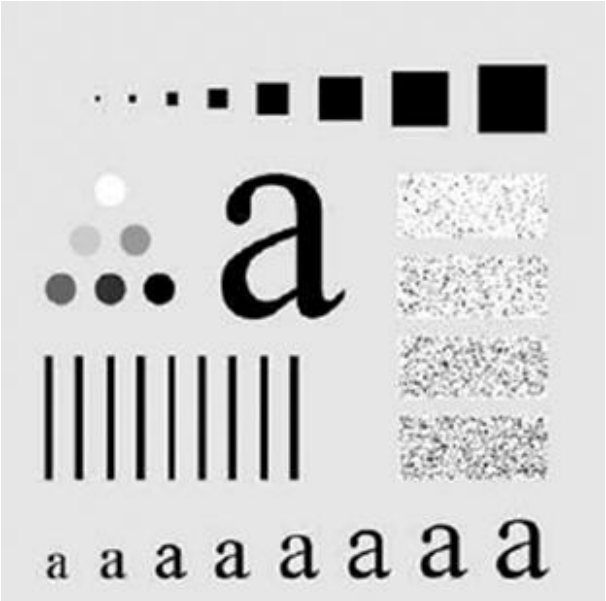
#> input picture test_filter_img.png, 606 x 601 px, found by its file name
$ python 'Frequency Domain Filters.py'
#> lines starting #> are read from the running program, lines starting #| are printed output that depends on the picture; after the words box and inside, x2 and y2 are one past the last pixel; in counts of white or black regions, pixels touching at a corner belong together
import cv2, numpy as np, matplotlib.pyplot as plt
# Make sure to install OpenCV and Matplotlib if not already installed
# pip install opencv-python matplotlib


img = cv2.imread(r'1. Main Code\test_filter_img.png', 0)  # Put full path if needed
#> img is the input picture: shape (601, 606); min 0, max 255, mean 206.3
if img is None: exit("Image not found.")
img = cv2.resize(img, (256, 256))
#> img: shape (256, 256)

f = np.fft.fft2(img)
fshift = np.fft.fftshift(f)
mag = 20 * np.log(np.abs(fshift) + 1)

def ideal(shape, r, t):  # t: 'low' or 'high'
    u, v = np.indices(shape)
    d = np.sqrt((u - shape[0]//2)**2 + (v - shape[1]//2)**2)
    return (d < r) if t == 'low' else (d > r)

def gaussian(shape, r, t):
    u, v = np.indices(shape)
    d2 = (u - shape[0]//2)**2 + (v - shape[1]//2)**2
    g = np.exp(-d2 / (2 * r**2))
    return g if t == 'low' else 1 - g

def notch(shape, centers, r):
    u, v = np.indices(shape)
    mask = np.ones(shape)
    for cx, cy in centers:
        d1 = np.sqrt((u - cx)**2 + (v - cy)**2)
        d2 = np.sqrt((u - (shape[0]-cx))**2 + (v - (shape[1]-cy))**2)
        mask *= (d1 > r) * (d2 > r)
    return mask

def apply(mask): return np.abs(np.fft.ifft2(np.fft.ifftshift(fshift * mask)))

r = 30  # radius
results = [
    ('Original', img),
    ('Spectrum', mag),
    ('Ideal LP', apply(ideal(img.shape, r, 'low'))),
    ('Ideal HP', apply(ideal(img.shape, r, 'high'))),
    ('Gaussian LP', apply(gaussian(img.shape, r, 'low'))),
    ('Gaussian HP', apply(gaussian(img.shape, r, 'high'))),
    ('Notch', apply(notch(img.shape, [(138,128)], 10))),
]
#> call 2 of ideal, with shape = (256, 256), r = 30, t = 'high'
#> in ideal (call 2), `u, v = np.indices(shape)`:
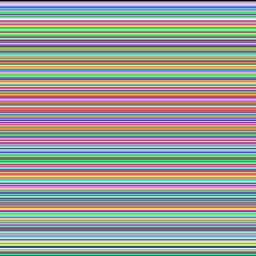
#> u: shape (256, 256) int64; 256 distinct labels, from 0 to 255; one colour per label, 0 black
#> in ideal (call 2), `u, v = np.indices(shape)`:
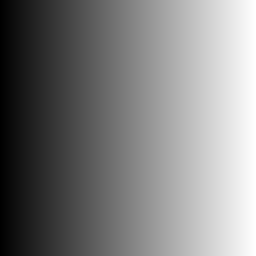
#> v: shape (256, 256) int64; min 0, max 255, mean 127.5
#> in ideal (call 2), `d = np.sqrt((u - shape[0]//2)**2 + (v - shape[1]//2)**2)`:
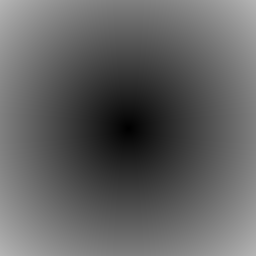
#> d: shape (256, 256) float64; min 0, max 181, mean 97.9
#> in ideal (call 2), `return (d < r) if t == 'low' else (d > r)`:
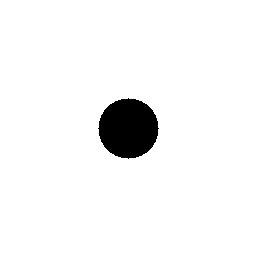
#> returned value: shape (256, 256) bool; 95.7% white; 1 black region, box (x1, y1, x2, y2) and area: (98, 98, 159, 159) 2821
#> in gaussian, `d2 = (u - shape[0]//2)**2 + (v - shape[1]//2)**2`:
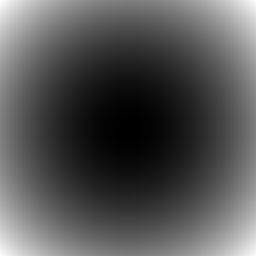
#> d2: shape (256, 256) int64; min 0, max 32768, mean 10923; drawn with min black and max white
#> in apply (call 4), `def apply(mask): return np.abs(np.fft.ifft2(np.fft.ifftshift(fshift * ..`:
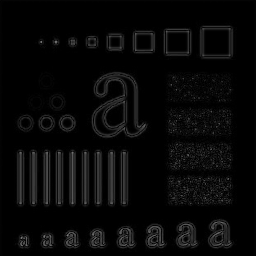
#> returned value: shape (256, 256) float64; min 6.57e-11, max 127.2, mean 8.3
#> the loop in notch, `for cx, cy in centers:` made 1 pass
#> (cx, cy) on pass 1: (138, 128)
#> in apply (call 5), `def apply(mask): return np.abs(np.fft.ifft2(np.fft.ifftshift(fshift * ..`:
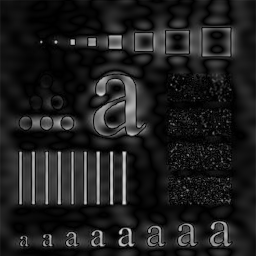
#> returned value: shape (256, 256) float64; min 0.00067, max 217.5, mean 30.9

plt.figure(figsize=(12, 9))
for i, (t, im) in enumerate(results):
    plt.subplot(3, 3, i+1)
    plt.imshow(im, cmap='gray')
    plt.title(t), plt.axis('off')
#> this loop made 7 passes
#> t on passes 1 to 7: 'Original', 'Spectrum', 'Ideal LP', 'Ideal HP', 'Gaussian LP', 'Gaussian HP', 'Notch'
plt.tight_layout(), plt.show()

"""_summary_
### Task 4: Analysis

**Comparison with Original Image:**

* **Ideal Low-pass Filter**:

  * Smooths the image by removing high-frequency components (edges, noise).
  * Retains low-frequency information (background, overall shape).
  * Results in a **blurred image**.

* **Ideal High-pass Filter**:

  * Preserves high-frequency details (edges) and removes smooth background.
  * Enhances sharp transitions but removes shading and low-detail areas.
  * Output appears **edge-like** and may look dark or noisy.

* **Gaussian Low-pass Filter**:

  * Similar to ideal LPF but smoother in transition.
  * **Less ringing artifacts** than ideal LPF.
  * More natural blur due to soft decay in frequency response.

* **Gaussian High-pass Filter**:

  * Like ideal HPF, but smoother result.
  * Retains edges without harsh discontinuities.
  * **Cleaner edge enhancement** than ideal HPF.

* **Notch Filter**:

  * Removes **specific frequency components** (e.g., periodic noise).
  * Effective in removing repetitive noise patterns (like stripes or dots).
  * Image retains detail except at the filtered frequency band.

---

**Effect of Changing Radius (10, 30, 60, 160):**

| Radius | Low-pass Filters             | High-pass Filters                      |
| ------ | ---------------------------- | -------------------------------------- |
| 10     | Strong blur, loses detail    | Strong edges, noisy output             |
| 30     | Moderate blur                | Clean edges, less noise                |
| 60     | Slight blur, better detail   | Emphasizes finer structures            |
| 160    | Almost original, little blur | Minimal enhancement (most info passed) |

* **Smaller radius**:

  * LPF → **More aggressive blur**
  * HPF → **Keeps only fine edges**, suppresses most of the image
* **Larger radius**:

  * LPF → **Passes more detail**, closer to original
  * HPF → **Acts weaker**, passes most of the image
"""
